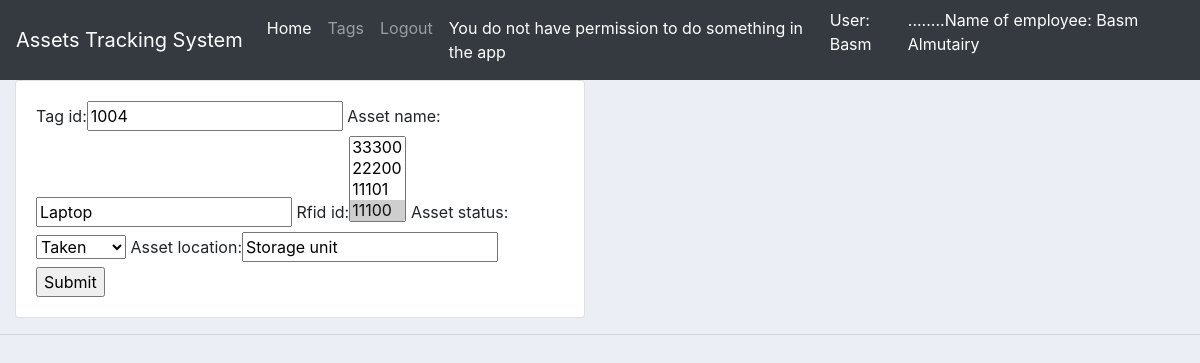
/updateAsset/4/ (signed in), run on an earlier commit of the app's database.
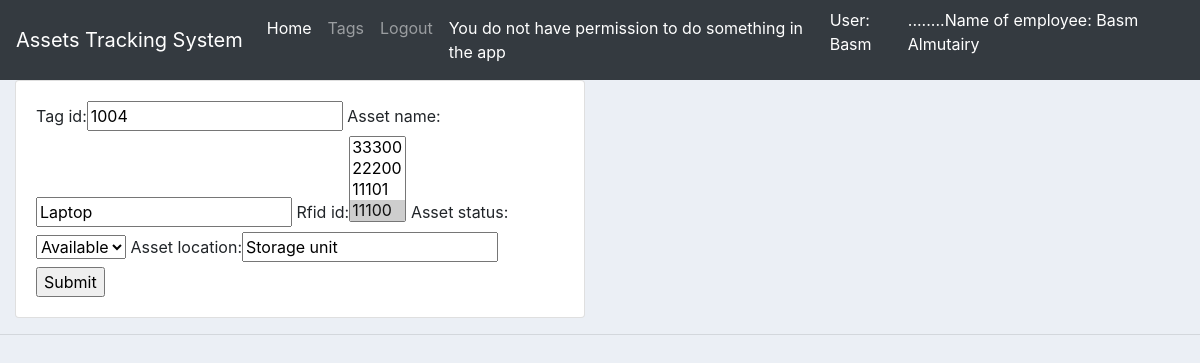
And on a later commit of the database.
### assetstracking/models.py (models this page shows, shortened)
class Tag(models.Model):
    tag_id = models.IntegerField(null=True)
    asset_name = models.CharField(max_length=200, null=True)
    STATUS = (('Available','Available'),('Taken','Taken'),)
    asset_status = models.CharField(max_length=200, null=True, choices=STATUS)
    subscriber_id = models.ForeignKey(Subscriber, null=True, on_delete= models.SET_NULL)
    rfid_id = models.ManyToManyField(RFID)
    asset_location = models.CharField(max_length=200, null=True)

### assetstracking/views.py (the view)
# urls.py: path('updateAsset/<str:pk>/', views.updateAsset, name="updateAsset"),
@login_required
def updateAsset(request, pk):
    asset = Tag.objects.get(id=pk)
    form = AssetForm(instance=asset)
    if request.method == 'POST':
        form = AssetForm(request.POST, instance=asset)
        if form.is_valid():
            form.save()
            return redirect('/subscriber/1')
    context = {'form':form}
    return render(request, 'assetstracking/createAsset.html', context)

### assetstracking/forms.py
class AssetForm(ModelForm):
    class Meta:
        model = Tag
        fields = ['tag_id', 'asset_name', 'rfid_id', 'asset_status', 'asset_location']

### assetstracking/models.py (called while the page is built)
    def __str__(self): return str(self.rfid_id)

### assetstracking/templates/assetstracking/createAsset.html (shortened to what this page needs)
{%  extends 'assetstracking/main.html' %}
{% load static %}
{% block content %}
<div class="row">
	<div class="col-md-6">
		<div class="card card-body">
			<form action="" method="POST">
				{{form}}
				<input type="submit" name="Submit">
			</form>
		</div>
	</div>
</div>
{% endblock %}

What changed in the data, as far as the page shows it:
changed Tag "Laptop": asset_status "Taken" → "Available"
